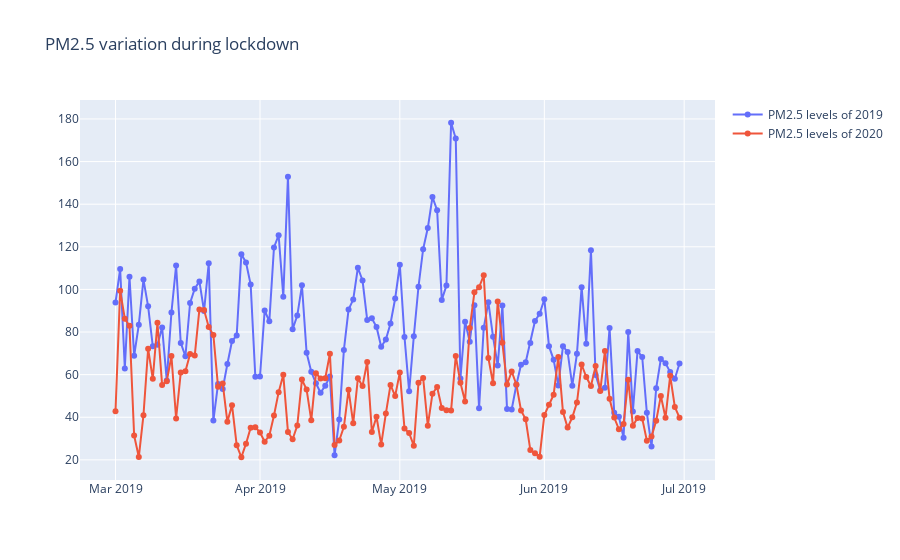

Notebook code for this chart:
### Markdown cell above
Effect of Lockdown on PM2.5 levels

### Code cell
fig= go.Figure()
fig.add_trace(go.Scatter(x=Delhi_mar_june_19['Date'], y=Delhi_mar_june_19['PM2.5'],mode='lines+markers',
                         name='PM2.5 levels of 2019'))
fig.add_trace(go.Scatter(x=Delhi_mar_june_19['Date'], y=Delhi_mar_june_20['PM2.5'], mode='lines+markers',
                         name='PM2.5 levels of 2020'))     
fig.update_layout(title='PM2.5 variation during lockdown')
fig.show()
